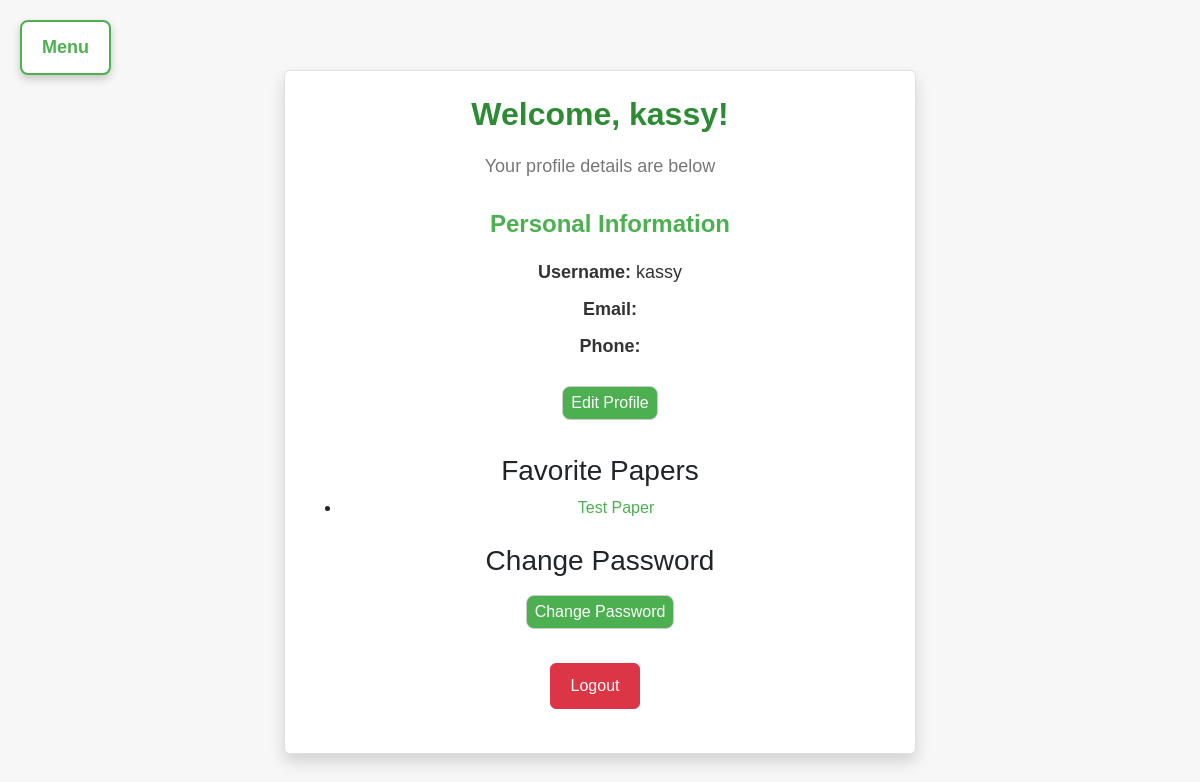
/profile/ (signed in), run on an earlier commit of the app's database.
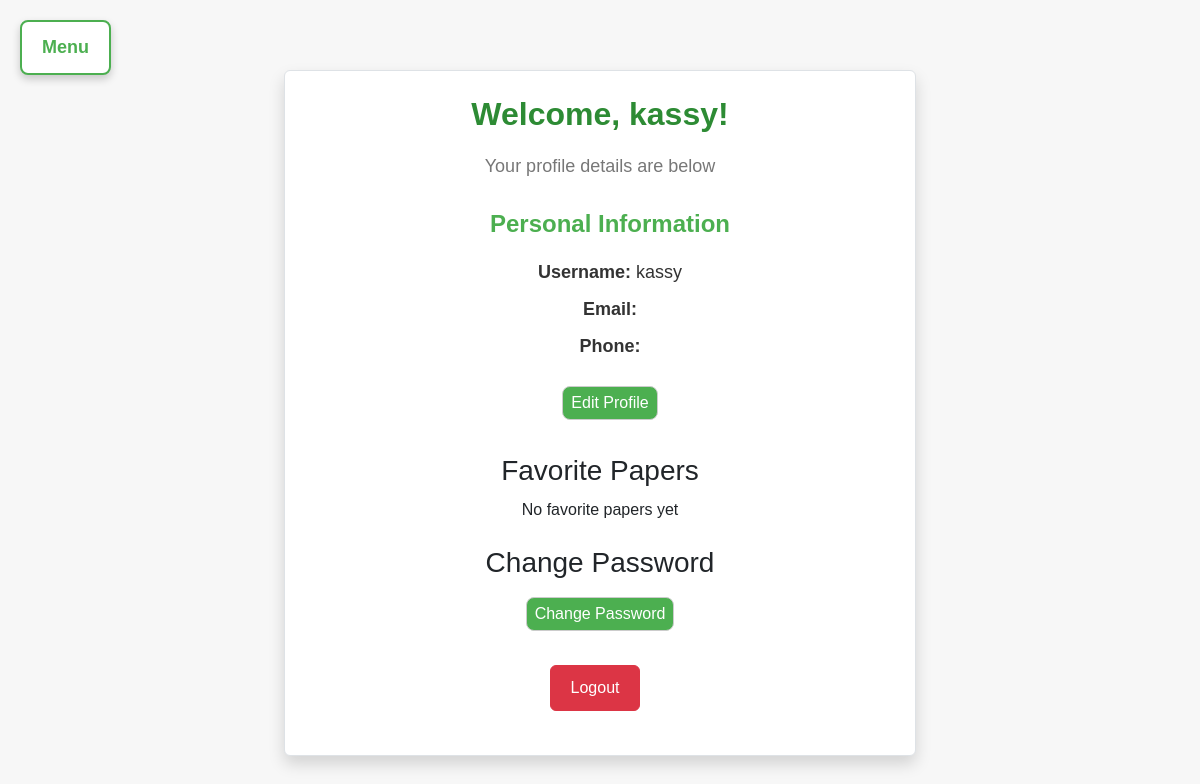
And on a later commit of the database.
### myapp/models.py (models this page shows, shortened)
class Paper(models.Model):
    title = models.CharField(max_length=255)
    description = models.TextField(default="No description available")
    CATEGORY_CHOICES = [
    ('notes', 'Notes'),
    ('exams', 'Past Exam Questions'),
    ('general', 'General'),
]
    category = models.CharField(max_length=10, choices=CATEGORY_CHOICES, default='general')
    file = models.FileField(upload_to='papers/')  # Folder where the papers will be stored
    course = models.ForeignKey(Course, related_name='papers', on_delete=models.CASCADE)
    uploaded_at = models.DateTimeField(auto_now_add=True)

### myapp/views.py (the view)
# urls.py: path('profile/', views.profile_view, name='profile'),
@login_required
def profile_view(request):
    return render(request, 'profile.html')

### myapp/templates/profile.html (shortened to what this page needs)
<!DOCTYPE html>
<html lang="en">
    {% load static %}
<head>
    <link href="https://cdn.jsdelivr.net/npm/bootstrap@5.3.0-alpha1/dist/css/bootstrap.min.css" rel="stylesheet"
>
    <link rel="stylesheet" href="{% static 'css/style.css' %}">
</head>
<body style="background-color: #f7f7f7; padding-top: 50px;">
    <div class="dropdown-container">
      <button class="dropdown-btn" id="menu-toggle">Menu</button>
    </div>
    <div class="container">
        <div class="row justify-content-center">
            <div class="col-md-8">
                <div class="profile-box p-4 border rounded shadow">
                    <div class="profile-header text-center">
                        <h2>Welcome, {{ user.username }}!</h2>
                        <p>Your profile details are below</p>
                    </div>
                    <div class="profile-details mt-4">
                        <h3>Personal Information</h3>
                        <ul class="list-unstyled">
                            <li><strong>Username:</strong> {{ user.username }}</li>
                            <li><strong>Email:</strong> {{ user.email }}</li>
                            <li><strong>Phone:</strong> {{ user.profile.phone }}</li>
                        </ul>
                        <button class="btn btn-primary" style="width: auto; padding: 0.25rem 0.5rem;">Edit Profile</button>
                    </div>
                     <div class="favorite-papers mt-4">
                        <h3>Favorite Papers</h3>
                        {% if user.userprofile.favorite_papers.exists %}
                        <ul>
                            {% for paper in user.userprofile.favorite_papers.all %}
                            <li>
                                <a href="{% url 'paper_detail' paper.course.department.id paper.course.id paper.id %}">
                                    {{ paper.title }}
                                </a>
                            </li>
                            {% endfor %}
                        </ul>
                        {% else %}
                        <p>No favorite papers yet</p>
                        {% endif %}
                    </div>
                     <div class="password-change mt-4">
                        <h3>Change Password</h3>
                         <form method="get" action="{% url 'change_password' %}">
                            <button type="submit" class="btn btn-warning btn-sm px-2" style="width: auto; padding: 0.25rem 0.5rem;">Change Password</button>
                        </form>
                    </div>
                    <div class="logout-section mt-4 text-center">
                        <a href="{% url 'logout' %}" class="btn btn-danger">Logout</a>
                    </div>
                </div>
            </div>
        </div>
    </div>
</body>
</html>

What changed in the data, as far as the page shows it:
removed Paper: title "Test Paper"
Also different on the page:
text now shown: "No favorite papers yet"
